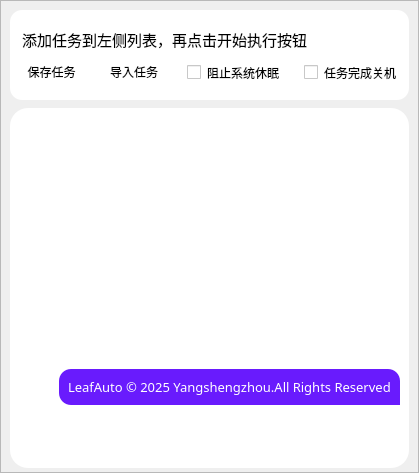
                    <widget class="QFrame" name="frame_34">
                     <property name="styleSheet">
                      <string notr="true"/>
                     </property>
                     <property name="frameShape">
                      <enum>QFrame::StyledPanel</enum>
                     </property>
                     <property name="frameShadow">
                      <enum>QFrame::Raised</enum>
                     </property>
                     <layout class="QVBoxLayout" name="verticalLayout_72" stretch="1,4">
                      <property name="spacing">
                       <number>8</number>
                      </property>
                      <property name="leftMargin">
                       <number>9</number>
                      </property>
                      <property name="topMargin">
                       <number>9</number>
                      </property>
                      <property name="rightMargin">
                       <number>9</number>
                      </property>
                      <property name="bottomMargin">
                       <number>4</number>
                      </property>
                      <item>
                       <widget class="QWidget" name="widget_64" native="true">
                        <property name="minimumSize">
                         <size>
                          <width>361</width>
                          <height>0</height>
                         </size>
                        </property>
                        <property name="maximumSize">
                         <size>
                          <width>176666</width>
                          <height>17666</height>
                         </size>
                        </property>
                        <property name="styleSheet">
                         <string notr="true">background-color: rgb(255, 255, 255);
border-radius:12px</string>
                        </property>
                        <layout class="QHBoxLayout" name="horizontalLayout_84">
                         <property name="spacing">
                          <number>0</number>
                         </property>
                         <property name="leftMargin">
                          <number>12</number>
                         </property>
                         <property name="topMargin">
                          <number>0</number>
                         </property>
                         <property name="rightMargin">
                          <number>12</number>
                         </property>
                         <property name="bottomMargin">
                          <number>0</number>
                         </property>
                         <item>
                          <layout class="QVBoxLayout" name="verticalLayout_73">
                           <property name="spacing">
                            <number>12</number>
                           </property>
                           <item>
                            <spacer name="verticalSpacer_7">
                             <property name="orientation">
                              <enum>Qt::Vertical</enum>
                             </property>
                             <property name="sizeHint" stdset="0">
                              <size>
                               <width>20</width>
                               <height>40</height>
                              </size>
                             </property>
                            </spacer>
                           </item>
                           <item>
                            <widget class="QLabel" name="label_113">
                             <property name="font">
                              <font>
                               <family>微软雅黑</family>
                               <pointsize>11</pointsize>
                               <weight>50</weight>
                               <bold>false</bold>
                              </font>
                             </property>
                             <property name="styleSheet">
                              <string notr="true">QLabel {
	color: rgb(0, 0, 0);
	font-weight: 400;
	qproperty-alignment: AlignHCenter;
}</string>
                             </property>
                             <property name="text">
                              <string>添加任务到左侧列表，再点击开始执行按钮</string>
                             </property>
                            </widget>
                           </item>
                           <item>
                            <layout class="QHBoxLayout" name="horizontalLayout_26">
                             <property name="spacing">
                              <number>24</number>
                             </property>
                             <property name="leftMargin">
                              <number>0</number>
                             </property>
                             <property name="rightMargin">
                              <number>0</number>
                             </property>
                             <item>
                              <widget class="QPushButton" name="pushButton_save">
                               <property name="font">
                                <font>
                                 <family>微软雅黑</family>
                                </font>
                               </property>
                               <property name="focusPolicy">
                                <enum>Qt::NoFocus</enum>
                               </property>
                               <property name="styleSheet">
                                <string notr="true">QPushButton {  
    color: rgb(0, 0, 0);  
}</string>
                               </property>
                               <property name="text">
                                <string>保存任务</string>
                               </property>
                               <property name="icon">
                                <iconset>
                                 <normaloff>resources/img/page1/page1_保存任务.svg</normaloff>resources/img/page1/page1_保存任务.svg</iconset>
                               </property>
                              </widget>
                             </item>
                             <item>
                              <widget class="QPushButton" name="pushButton_import">
                               <property name="font">
                                <font>
                                 <family>微软雅黑</family>
                                 <pointsize>9</pointsize>
                                </font>
                               </property>
                               <property name="focusPolicy">
                                <enum>Qt::NoFocus</enum>
                               </property>
                               <property name="styleSheet">
                                <string notr="true">QPushButton {  
    color: rgb(0, 0, 0);  
}</string>
                               </property>
                               <property name="text">
                                <string>导入任务</string>
                               </property>
                               <property name="icon">
                                <iconset>
                                 <normaloff>resources/img/page1/page1_导入任务.svg</normaloff>resources/img/page1/page1_导入任务.svg</iconset>
                               </property>
                              </widget>
                             </item>
                             <item alignment="Qt::AlignHCenter|Qt::AlignTop">
                              <widget class="QCheckBox" name="checkBox_stopSleep">
                               <property name="font">
                                <font>
                                 <family>微软雅黑</family>
                                 <pointsize>9</pointsize>
                                </font>
                               </property>
                               <property name="layoutDirection">
                                <enum>Qt::LeftToRight</enum>
                               </property>
                               <property name="styleSheet">
                                <string notr="true">QCheckBox {
    color: rgb(0, 0, 0);
}</string>
                               </property>
                               <property name="text">
                                <string>阻止系统休眠</string>
                               </property>
                              </widget>
                             </item>
                             <item alignment="Qt::AlignHCenter|Qt::AlignTop">
                              <widget class="QCheckBox" name="checkBox_Shutdown">
                               <property name="font">
                                <font>
                                 <family>微软雅黑</family>
                                 <pointsize>9</pointsize>
                                </font>
                               </property>
                               <property name="layoutDirection">
                                <enum>Qt::LeftToRight</enum>
                               </property>
                               <property name="styleSheet">
                                <string notr="true">QCheckBox {
    color: rgb(0, 0, 0);
}</string>
                               </property>
                               <property name="text">
                                <string>任务完成关机</string>
                               </property>
                              </widget>
                             </item>
                            </layout>
                           </item>
                           <item>
                            <spacer name="verticalSpacer_8">
                             <property name="orientation">
                              <enum>Qt::Vertical</enum>
                             </property>
                             <property name="sizeHint" stdset="0">
                              <size>
                               <width>20</width>
                               <height>40</height>
                              </size>
                             </property>
                            </spacer>
                           </item>
                          </layout>
                         </item>
                        </layout>
                       </widget>
                      </item>
                      <item>
                       <widget class="QFrame" name="frame_35">
                        <property name="styleSheet">
                         <string notr="true">QFrame{
background-color: rgb(255, 255, 255);
border:0px solid red;
border-radius:18px
}</string>
                        </property>
                        <property name="frameShape">
                         <enum>QFrame::StyledPanel</enum>
                        </property>
                        <property name="frameShadow">
                         <enum>QFrame::Raised</enum>
                        </property>
                        <layout class="QVBoxLayout" name="verticalLayout_74" stretch="0,0,0,0">
                         <property name="spacing">
                          <number>8</number>
                         </property>
                         <item>
                          <widget class="QFrame" name="frame_38">
                           <property name="frameShape">
                            <enum>QFrame::StyledPanel</enum>
                           </property>
                           <property name="frameShadow">
                            <enum>QFrame::Raised</enum>
                           </property>
                           <layout class="QVBoxLayout" name="verticalLayout_77">
                            <property name="spacing">
                             <number>0</number>
                            </property>
                            <property name="leftMargin">
                             <number>0</number>
                            </property>
                            <property name="topMargin">
                             <number>0</number>
                            </property>
                            <property name="rightMargin">
                             <number>0</number>
                            </property>
                            <property name="bottomMargin">
                             <number>0</number>
                            </property>
                           </layout>
                          </widget>
                         </item>
                         <item>
                          <widget class="QTextEdit" name="log_textEdit">
                           <property name="font">
                            <font>
                             <family>微软雅黑</family>
                             <pointsize>11</pointsize>
                            </font>
                           </property>
                           <property name="cursor" stdset="0">
                            <cursorShape>IBeamCursor</cursorShape>
                           </property>
                           <property name="focusPolicy">
                            <enum>Qt::NoFocus</enum>
                           </property>
                           <property name="styleSheet">
                            <string notr="true">QTextEdit QScrollBar:vertical {
    width: 8px;
    background: transparent;
}

QTextEdit QScrollBar::handle:vertical {
    background: rgba(125, 125, 125, 20%);
    border-radius: 4px;
    min-height: 20px;
}

QTextEdit QScrollBar::handle:vertical:hover {
    background: rgba(125, 125, 125, 70%);
}

QTextEdit QScrollBar::add-line:vertical, 
QTextEdit QScrollBar::sub-line:vertical {
    height: 0px;
    width: 0px;
    background: transparent;
}

QTextEdit QScrollBar::add-page:vertical, 
QTextEdit QScrollBar::sub-page:vertical {
    background: transparent;
    border-radius: 4px;
}</string>
                           </property>
                           <property name="html">
                            <string>&lt;!DOCTYPE HTML PUBLIC &quot;-//W3C//DTD HTML 4.0//EN&quot; &quot;http://www.w3.org/TR/REC-html40/strict.dtd&quot;&gt;
&lt;html&gt;&lt;head&gt;&lt;meta name=&quot;qrichtext&quot; content=&quot;1&quot; /&gt;&lt;style type=&quot;text/css&quot;&gt;
p, li { white-space: pre-wrap; }
&lt;/style&gt;&lt;/head&gt;&lt;body style=&quot; font-family:'微软雅黑'; font-size:11pt; font-weight:400; font-style:normal;&quot;&gt;
&lt;p style=&quot;-qt-paragraph-type:empty; margin-top:0px; margin-bottom:0px; margin-left:0px; margin-right:0px; -qt-block-indent:0; text-indent:0px; font-family:'Microsoft YaHei UI'; font-size:12pt;&quot;&gt;&lt;br /&gt;&lt;/p&gt;&lt;/body&gt;&lt;/html&gt;</string>
                           </property>
                          </widget>
                         </item>
                         <item>
                          <widget class="QFrame" name="log">
                           <property name="frameShape">
                            <enum>QFrame::StyledPanel</enum>
                           </property>
                           <property name="frameShadow">
                            <enum>QFrame::Raised</enum>
                           </property>
                           <layout class="QVBoxLayout" name="verticalLayout_78">
                            <property name="spacing">
                             <number>0</number>
                            </property>
                            <property name="leftMargin">
                             <number>0</number>
                            </property>
                            <property name="topMargin">
                             <number>0</number>
                            </property>
                            <property name="rightMargin">
                             <number>0</number>
                            </property>
                            <property name="bottomMargin">
                             <number>0</number>
                            </property>
                            <item>
                             <layout class="QHBoxLayout" name="horizontalLayout_89">
                              <item>
                               <spacer name="horizontalSpacer_16">
                                <property name="orientation">
                                 <enum>Qt::Horizontal</enum>
                                </property>
                                <property name="sizeHint" stdset="0">
                                 <size>
                                  <width>40</width>
                                  <height>20</height>
                                 </size>
                                </property>
                               </spacer>
                              </item>
                              <item>
                               <widget class="QFrame" name="frame_41">
                                <property name="styleSheet">
                                 <string notr="true">background-color: rgb(105, 27, 253);
color: rgb(255, 255, 255);
border-top-left-radius:12px;
border-top-right-radius:12px;
border-bottom-right-radius:0px;
border-bottom-left-radius:12px;</string>
                                </property>
                                <property name="frameShape">
                                 <enum>QFrame::StyledPanel</enum>
                                </property>
                                <property name="frameShadow">
                                 <enum>QFrame::Raised</enum>
                                </property>
                                <layout class="QHBoxLayout" name="horizontalLayout_90">
                                 <item>
                                  <layout class="QVBoxLayout" name="verticalLayout_79">
                                   <item>
                                    <widget class="QLabel" name="label_119">
                                     <property name="font">
                                      <font>
                                       <family>微软雅黑</family>
                                       <pointsize>10</pointsize>
                                       <weight>50</weight>
                                       <bold>false</bold>
                                      </font>
                                     </property>
                                     <property name="text">
                                      <string>LeafAuto © 2025 Yangshengzhou.All Rights Reserved</string>
                                     </property>
                                    </widget>
                                   </item>
                                  </layout>
                                 </item>
                                </layout>
                               </widget>
                              </item>
                             </layout>
                            </item>
                           </layout>
                          </widget>
                         </item>
                         <item>
                          <layout class="QHBoxLayout" name="horizontalLayout_95">
                           <property name="spacing">
                            <number>12</number>
                           </property>
                           <item>
                            <spacer name="horizontalSpacer_19">
                             <property name="orientation">
                              <enum>Qt::Horizontal</enum>
                             </property>
                             <property name="sizeHint" stdset="0">
                              <size>
                               <width>40</width>
                               <height>20</height>
                              </size>
                             </property>
                            </spacer>
                           </item>
                           <item>
                            <widget class="QPushButton" name="start_pushButton">
                             <property name="minimumSize">
                              <size>
                               <width>132</width>
                               <height>38</height>
                              </size>
                             </property>
                             <property name="font">
                              <font>
                               <family>微软雅黑</family>
                               <pointsize>-1</pointsize>
                              </font>
                             </property>
                             <property name="focusPolicy">
                              <enum>Qt::NoFocus</enum>
                             </property>
                             <property name="styleSheet">
                              <string notr="true">QPushButton {  
    margin: 3px;  
    color: white;  
    background-color: qradialgradient(  
        cx: 0.5, cy: 0.5, radius: 0.5,  
        fx: 0.1, fy: 0.1,  
        stop: 0 rgb(100, 80, 200),  
        stop: 1 rgb(162, 129, 247)  
    );  
    border-radius: 18px;  
    padding: 8px 16px;  
    box-shadow: 0 4px 8px rgba(0, 0, 0, 0.1);  
    font-size: 16px;  
}  
  
QPushButton:hover {  
    background-color: qradialgradient(  
        cx: 0.5, cy: 0.5, radius: 0.5,  
        fx: 0.1, fy: 0.1,  
        stop: 0 rgb(120, 96, 224),  
        stop: 1 rgb(184, 153, 255)  
    );  
    box-shadow: 0 4px 12px rgba(0, 0, 0, 0.2);  
}  
  
QPushButton:pressed {  
    background-color: qradialgradient(  
        cx: 0.5, cy: 0.5, radius: 0.5,  
        fx: 0.1, fy: 0.1,  
        stop: 0 rgb(80, 64, 176),  
        stop: 1 rgb(144, 117, 223)  
    );  
    box-shadow: inset 0 4px 8px rgba(0, 0, 0, 0.1);  
}</string>
                             </property>
                             <property name="text">
                              <string>开始执行</string>
                             </property>
                            </widget>
                           </item>
                          </layout>
                         </item>
                        </layout>
                       </widget>
                      </item>
                     </layout>
                    </widget>
